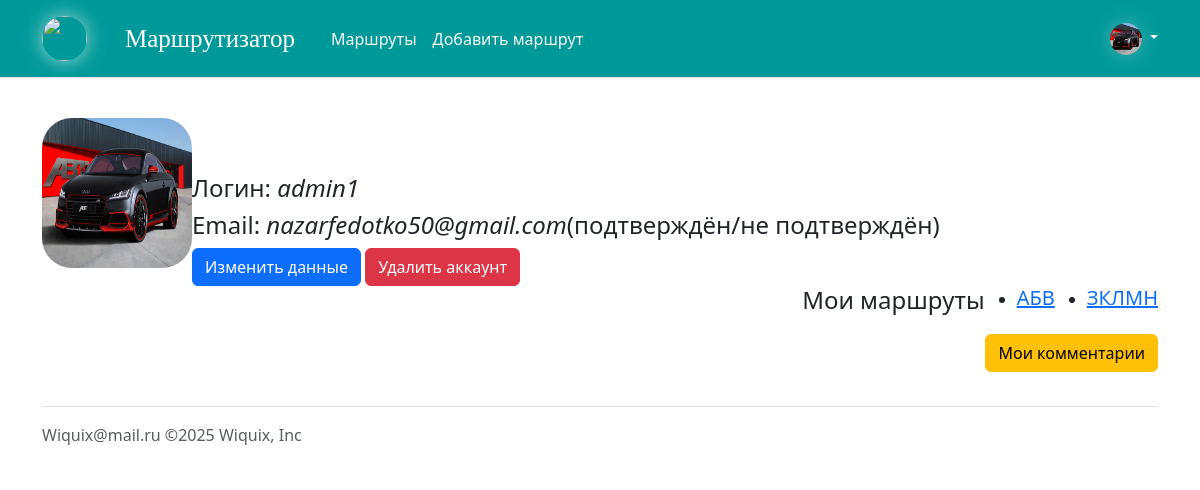
Screenshot of /profile (signed in) with the database file from the repository.
### instance/DataBase.py (models this page shows)
class Users(db.Model, UserMixin):
    id = db.Column(db.Integer, primary_key=True)
    email = db.Column(db.String, unique=True)
    username = db.Column(db.String, unique=True)
    password = db.Column(db.String, nullable=False)
    ava = db.Column(db.String, nullable=False)
    admin = db.Column(db.Integer)
    verified = db.Column(db.Integer)

class Routes(db.Model, UserMixin):
    id = db.Column(db.Integer, primary_key=True)
    title = db.Column(db.String)
    description = db.Column(db.String)
    user_id = db.Column(db.Integer)
    rating = db.Column(db.String)
    status = db.Column(db.Integer)
    count_marks = db.Column(db.Integer, default=0)
    photos_id = db.Column(db.String)
    route_coords = db.Column(db.String)
    check_admin = db.Column(db.Integer)

### main.py (the view)
@app.route('/profile')
@login_required
def profile():
    user = Users.query.get(current_user.id)
    routes = Routes.query.filter_by(user_id=current_user.id).all()
    return render_template("profile.html", user=user, routes=routes)

### main.py (called while the page is built)
@manager.user_loader
def load_user(user_id):
    return Users.query.get(user_id)

### templates/profile.html (shortened to what this page needs)
{% extends 'base.html' %}
{% block main %}
    <br>
    <div style="display:table">
    <img style="dislpay:table-row; border-radius:30px" src="/static/img/{{user.ava}}" alt="ава" width="150" height="150">
        <div style="display:table-cell">
            <h4>Логин: <em>{{user.username}}</em></h4>
            <h4>Email: <em>{{user.email}}</em>(подтверждён/не подтверждён)</h4>
        <a href="/edit_data/{{ current_user.id }}" class="btn btn-primary">Изменить данные</a>
        <a href="/delete_account/{{ current_user.id }}" class="btn btn-danger">Удалить аккаунт</a>
        </div>
    <br>
        </div>
    <div style="display: flex;justify-content: flex-end;">
            <p><h4>Мои маршруты</h4></p>
                <br>
            {% if routes|length > 0 %}
                {% if routes|length > 3 %}
            {% for i in range(3) %}
            <p><ul>
                <li><a href="/route/{{ routes[i].id }}"><h5>{{ routes[i].title }}</h5></a></li>
            {% endfor %}
                <a href="/all_route/{{ current_user.id }}" class="btn btn-secondary">Показть все</a>
                </ul></p>
                {% else %}
                {% for i in range(routes|length) %}
                <ul>
                    <li><a href="/route/{{ routes[i].id }}" ><h5>{{ routes[i].title }}</h5></a></li>
                </ul>
            {% endfor %}
                {% endif %}
            {% else %}
            <p>У вас ещё нет маршрутов</p>
            {% endif %}
            </div>
<a href="/comments/{{ current_user.id }}" class="btn btn-warning" style="float: right;">Мои комментарии</a>
<br>
<br>
{% endblock %}

### templates/base.html (shortened to what this page needs)
<!doctype html>
<html lang="ru">
  <head>
    <link href="https://cdn.jsdelivr.net/npm/bootstrap@5.3.0-alpha1/dist/css/bootstrap.min.css" rel="stylesheet">
    <link href="https://getbootstrap.com/docs/5.3/assets/css/docs.css" rel="stylesheet">
  </head>
  <body>
  <header class="p-3 mb-3 bg border-bottom">
    <div class="container">
      <div class="d-flex flex-wrap align-items-center justify-content-center justify-content-lg-start">
        <a href="/"><img src="{{ url_for('static', filename='ico/ico.png') }}" width="45" height="45" class="rounded-circle md" style="box-shadow:0px 0px 19px rgb(255 255 255 / 60%)"></a>
        <a href="/" class="nav-link px-2 link-light"><font face="Franklin Gothic Medium" class="main-name">Маршрутизатор</font></a>
        <ul class="nav col-12 col-lg-auto me-lg-auto mb-2 justify-content-center mb-md-0">
          <li><a href="/all_routes/def" class="nav-link px-2 link-light">Маршруты</a></li>
          {% if current_user.is_authenticated %}
          <li><a href="/add_route" class="nav-link px-2 link-light">Добавить маршрут</a></li>
          {% endif %}
        </ul>
        {% if current_user.is_authenticated %}
          <div class="dropdown text-end">
            <a href="#" class="d-block link-light text-decoration-none dropdown-toggle" data-bs-toggle="dropdown" aria-expanded="false">
              <img src="/static/img/{{ current_user.ava }}" alt="ава" width="32" height="32" class="rounded-circle" style="box-shadow:0px 0px 19px rgb(255 255 255 / 25%)">
            </a>
          </div>
        {% else %}
          <div class="btn-group">
            <a href="/sign-up" class="btn text-white" style="background-color: #00BC00">Зарегистрироваться</a>
            <a href="/login" class="btn btn btn-light text-primary" style="border: 1px solid #FFFFFF">Войти</a>
          </div>
        {% endif %}
      </div>
    </div>
  </header>
<div class="container">
  {% block main %}
      {% endblock %}
</div>
  <div class="container">
    <footer class="d-flex flex-wrap justify-content-between align-items-center py-3 my-4 border-top">
      <div class="col-md-4 d-flex align-items-center">
        <span class="mb-3 mb-md-0 text-muted">  Wiquix@mail.ru   ©2025 Wiquix, Inc
        </span>
      </div>
    </footer>
  </div>
  </body>
</html>

### templates/base.html (style rules this page uses)
.md { margin-right: 30px }
.main-name { font-size: 25px; margin-right: 20px; color: #FFFFFF; }
.bg { background-color: #009999 }

### rows the page displays
Users: ava (picture), username "admin1", email "nazarfedotko50@gmail.com"
Routes: title "АБВ"
Routes: title "ЗКЛМН"
